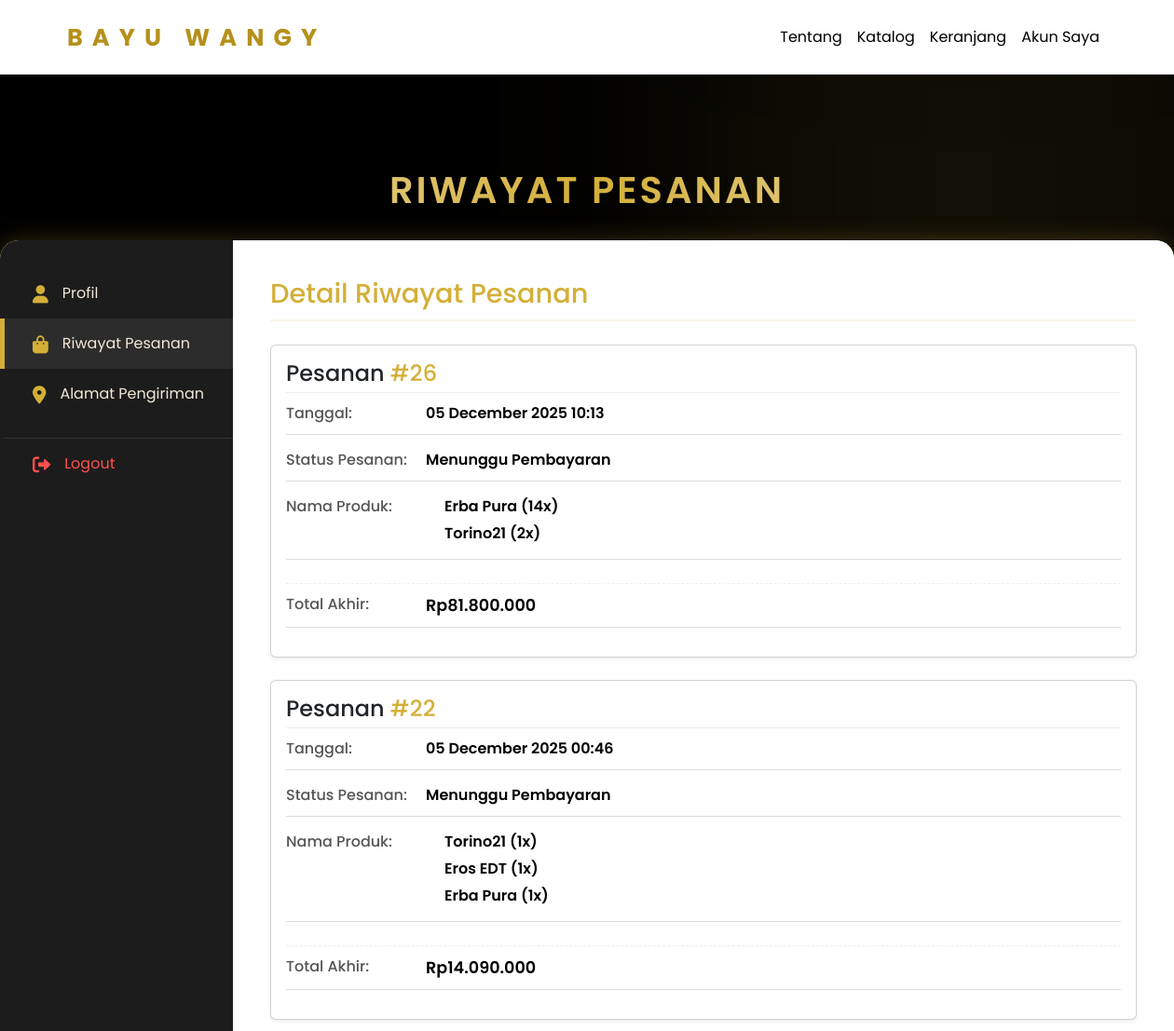
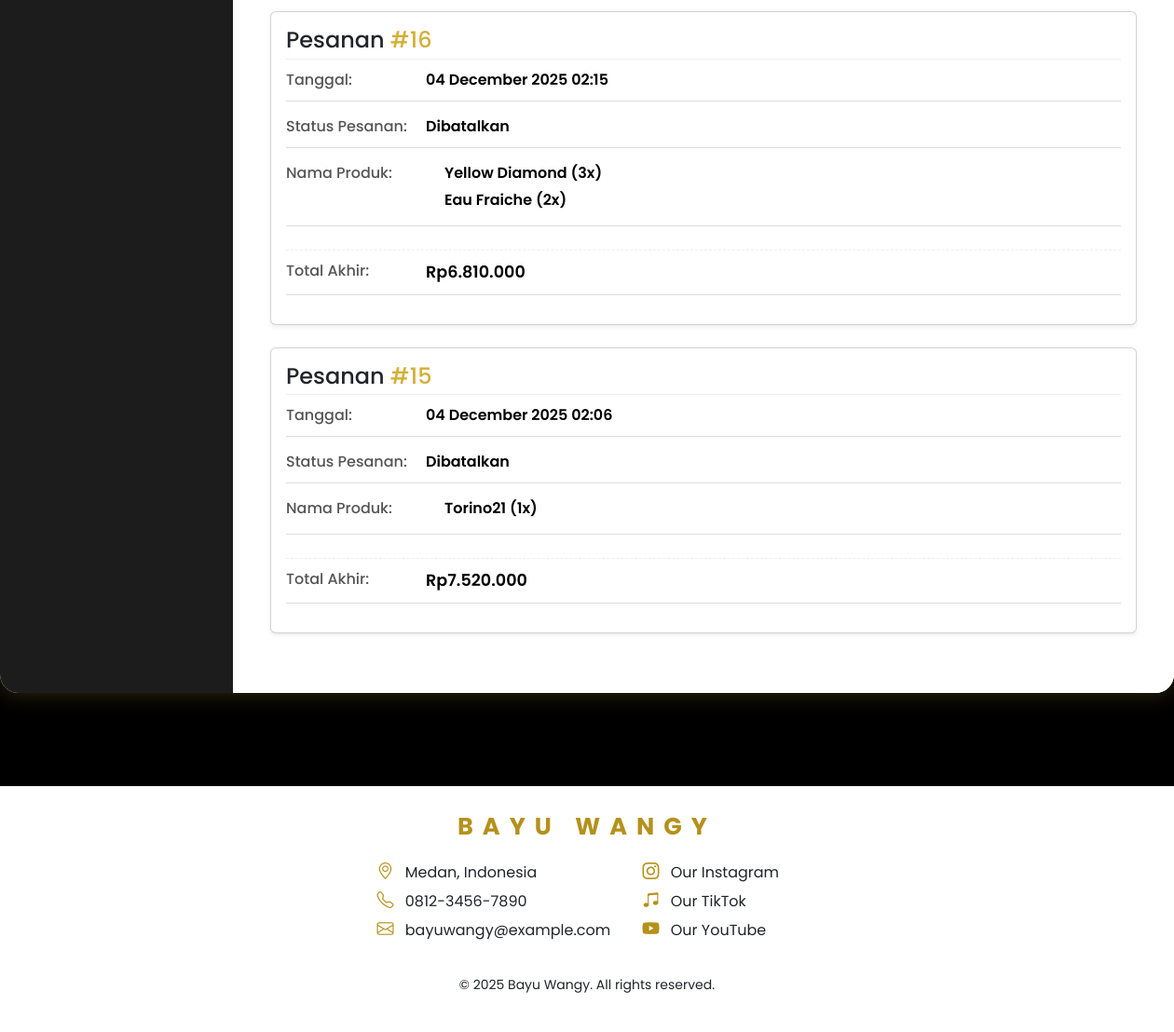
Page /riwayat.php (signed in) on the committed database (2 pictures, top to bottom).
### tables this page shows
CREATE TABLE `detail_pesanan` (
  `id_detail` int(11) NOT NULL,
  `id_pesanan` int(11) NOT NULL,
  `id_produk` int(11) NOT NULL,
  `nama_produk` varchar(255) NOT NULL,
  `harga_satuan` decimal(10,2) NOT NULL,
  `jumlah` int(11) NOT NULL
);

CREATE TABLE `pesanan` (
  `id_pesanan` int(11) NOT NULL,
  `id_user` int(11) DEFAULT NULL,
  `nama_lengkap` varchar(255) NOT NULL,
  `email` varchar(255) NOT NULL,
  `no_telepon` varchar(20) NOT NULL,
  `alamat_detail` text NOT NULL,
  `total_produk` decimal(10,2) NOT NULL,
  `total_akhir` decimal(10,2) NOT NULL,
  `status_pesanan` varchar(50) DEFAULT 'Menunggu Pembayaran',
  `tanggal_pesan` timestamp NOT NULL DEFAULT current_timestamp()
);

### riwayat.php (the view, shortened to what this page needs)
<?php
include "conn.php";
$id_user = $_SESSION["id_user"];
$query = $conn->prepare("
    SELECT
        p.id_pesanan,
        p.total_akhir,
        p.status_pesanan,
        p.tanggal_pesan,
        dp.nama_produk,
        dp.harga_satuan,
        dp.jumlah
    FROM pesanan p
    JOIN detail_pesanan dp ON p.id_pesanan = dp.id_pesanan
    WHERE p.id_user = ?
    ORDER BY p.tanggal_pesan DESC
");
$query->bind_param("i", $id_user);
$query->execute();
$result = $query->get_result();
$pesanan_grouped = [];
while ($row = $result->fetch_assoc()) {
    $id_pesanan = $row['id_pesanan'];
    if (!isset($pesanan_grouped[$id_pesanan])) {
        $pesanan_grouped[$id_pesanan] = [
            'id_pesanan' => $id_pesanan,
            'total_akhir' => $row['total_akhir'],
            'status_pesanan' => $row['status_pesanan'],
            'tanggal_pesan' => $row['tanggal_pesan'],
            'items' => []
        ];
    }
    $pesanan_grouped[$id_pesanan]['items'][] = [
        'nama_produk' => $row['nama_produk'],
        'harga_satuan' => $row['harga_satuan'],
        'jumlah' => $row['jumlah']
    ];
}
function formatRupiah($angka) {
    return 'Rp' . number_format($angka, 0, ',', '.');
}
?>
<!DOCTYPE html>
<html lang="id">
<head>
    <link rel="stylesheet" href="bootstrap/css/bootstrap.css">
    <link rel="stylesheet" href="css/akun.css">
    <link rel="stylesheet" href="css/navbar.css">
    <link rel="stylesheet" href="css/styleee.css">
    <link rel="stylesheet" href="https://cdnjs.cloudflare.com/ajax/libs/font-awesome/6.0.0-beta3/css/all.min.css">
    <link rel="stylesheet" href="https://cdn.jsdelivr.net/npm/bootstrap-icons@1.11.3/font/bootstrap-icons.css">
</head>
<body class="account-page">
    <?php include 'navbar.php'; ?>
    <div class="akun-container">
        <h1 class="title">Riwayat Pesanan</h1>
        <div class="account-dashboard">
            <aside class="sidebar">
                <nav class="account-nav">
                    <a href="akun.php" class="nnav-item">
                        <i class="fas fa-user"></i> Profil
                    </a>
                    <a href="riwayat.php" class="nnav-item active">
                        <i class="fas fa-shopping-bag"></i> Riwayat Pesanan
                    </a>
                    <a href="alamat.php" class="nnav-item">
                        <i class="fas fa-map-marker-alt"></i> Alamat Pengiriman
                    </a>
                    <a href="logout.php" class="nnav-item logout">
                        <i class="fas fa-sign-out-alt"></i> Logout
                    </a>
                </nav>
            </aside>
            <main class="content-area">
                <section class="profile-section">
                    <h2 class="section-title">Detail Riwayat Pesanan</h2>
<?php if (empty($pesanan_grouped)): ?>
                        <p style="padding: 10px; font-size: 15px; color: #555;">
                            Belum ada riwayat pesanan!
                        </p>
                    <?php else: ?>
                        <?php
                        foreach ($pesanan_grouped as $pesanan):
                        ?>
                            <div class="card p-3 mb-4 shadow-sm">
                                <h4 style="border-bottom: 1px solid #eee; padding-bottom: 5px; margin-bottom: 10px;">
                                    Pesanan <span style="color: #D4AF37">#<?= htmlspecialchars($pesanan['id_pesanan']); ?></span>
                                </h4>
                                <div class="info-group">
                                    <span class="info-label">Tanggal:</span>
                                    <span class="info-value">
                                        <?= date('d F Y H:i', strtotime($pesanan['tanggal_pesan'])); ?>
                                    </span>
                                </div>
                                <div class="info-group">
                                    <span class="info-label">Status Pesanan:</span>
                                    <span class="info-value font-weight-bold">
                                        <?= htmlspecialchars($pesanan['status_pesanan']); ?>
                                    </span>
                                </div>
                                <div class="info-group">
                                    <span class="info-label">Nama Produk:</span>
                                    <span class="info-value" style="display: block; padding-left: 20px;">
                                        <?php
                                        foreach ($pesanan['items'] as $item):
                                        ?>
                                            <div style="margin-bottom: 5px;">
                                                <?= htmlspecialchars($item['nama_produk']) . ' (' . htmlspecialchars($item['jumlah']) . 'x)'; ?>
                                            </div>
                                        <?php endforeach; ?>
                                    </span>
                                </div>
                                <div class="info-group" style="border-top: 1px dashed #eee; padding-top: 10px; margin-top: 10px;">
                                    <span class="info-label font-weight-bold">Total Akhir:</span>
                                    <span class="info-value font-weight-bold" style="font-size: 1.1em;">
                                        <?= formatRupiah($pesanan['total_akhir']); ?>
                                    </span>
                                </div>
                            </div>
                        <?php endforeach; ?>
                    <?php endif; ?>
                </section>
            </main>
        </div>
    </div>
    <?php include 'footer.php'; ?>
</body>
</html>

### css/akun.css (style rules this page uses)
* { margin: 0; padding: 0; box-sizing: border-box; font-family: 'Poppins', sans-serif; }
body { background: #000000; min-height: 100vh; height: auto; color: #ffffff; overflow-x: hidden; }
body::before { content: ""; position: absolute; width: 550px; height: 550px; background: #D4AF3715; filter: blur(130px); top: -80px; right: -50px; z-index: -1; }
.title { text-align: center; margin-bottom: 30px; font-size: 40px; font-weight: 600; letter-spacing: 3px; text-transform: uppercase; background: linear-gradient(90deg, #f2e9d8, #D4AF37, #f2e9d8); color: transparent; -webkit-background-clip: text; background-clip: text; }
.akun-container { margin: 100px auto; }
.account-dashboard { display: flex; max-width: 1400px; margin: 0 auto; background: #ffffff; border-radius: 20px; overflow: hidden; box-shadow: 0 0 25px rgba(212, 175, 55, 0.25), inset 0 0 12px rgba(212, 175, 55, 0.15); }
.sidebar { flex: 0 0 250px; background: #1c1c1c; padding: 30px 0; color: #f2e9d8; }
.account-nav { display: flex; flex-direction: column; }
.nnav-item { display: flex; align-items: center; padding: 15px 30px; text-decoration: none; color: #f2e9d8; font-size: 1em; border-left: 5px solid transparent; transition: 0.2s; }
.nnav-item i { margin-right: 15px; font-size: 1.2em; color: #D4AF37; }
.nnav-item.active { border-left-color: #D4AF37; background-color: #2c2c2c; font-weight: 400; }
.nnav-item.logout { margin-top: 20px; border-top: 1px solid #333333; color: #ff5050; }
.nnav-item.logout i { color: #ff5050; }
.content-area { flex-grow: 1; padding: 40px; background: #ffffff; color: #000000; }
.section-title { color: #D4AF37; font-size: 1.8em; margin-bottom: 25px; border-bottom: 2px solid #D4AF3720; padding-bottom: 10px; }
.info-group { display: flex; margin-bottom: 15px; padding-bottom: 10px; border-bottom: 1px solid #dddddd; }
.info-label { flex: 0 0 150px; font-weight: 500; color: #555555; }
.info-value { flex-grow: 1; font-weight: 600; color: #000000; }

### css/styleee.css (style rules this page uses)
body { font-family: 'Poppins', sans-serif; }

### rows in the picture
detail_pesanan: nama_produk "Erba Pura", jumlah "14"
detail_pesanan: nama_produk "Torino21", jumlah "2"
detail_pesanan: nama_produk "Eros EDT", jumlah "1"
detail_pesanan: nama_produk "Erba Pura", jumlah "1"
detail_pesanan: nama_produk "Yellow Diamond", jumlah "3"
detail_pesanan: nama_produk "Eau Fraiche", jumlah "2"
detail_pesanan: id_pesanan.id_pesanan "15", id_pesanan.tanggal_pesan "04 December 2025 02:06", id_pesanan.status_pesanan "Dibatalkan", nama_produk "Torino21", jumlah "1", id_pesanan.total_akhir "Rp7.520.000"

### other values in the picture
$pesanan['id_pesanan'] "26"
date('d F Y H:i', strtotime($pesanan['tanggal_pesan'])) "05 December 2025 10:13"
$pesanan['status_pesanan'] "Menunggu Pembayaran"
formatRupiah($pesanan['total_akhir']) "Rp81.800.000"
$pesanan['id_pesanan'] "22"
date('d F Y H:i', strtotime($pesanan['tanggal_pesan'])) "05 December 2025 00:46"
$item['nama_produk'] "Torino21"
$item['jumlah'] "1"
formatRupiah($pesanan['total_akhir']) "Rp14.090.000"
$pesanan['id_pesanan'] "16"
date('d F Y H:i', strtotime($pesanan['tanggal_pesan'])) "04 December 2025 02:15"
$pesanan['status_pesanan'] "Dibatalkan"
formatRupiah($pesanan['total_akhir']) "Rp6.810.000"
